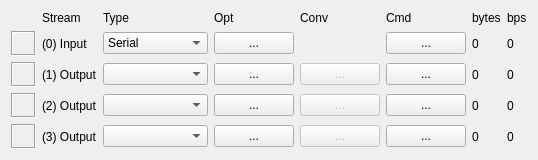
       <widget class="QWidget" name="Panel1" native="true">
        <property name="enabled">
         <bool>true</bool>
        </property>
        <property name="toolTip">
         <string/>
        </property>
        <property name="layoutDirection">
         <enum>Qt::LeftToRight</enum>
        </property>
        <property name="text" stdset="0">
         <string/>
        </property>
        <layout class="QGridLayout" name="gridLayout">
         <item row="6" column="1">
          <widget class="QLabel" name="LabelOutput3">
           <property name="enabled">
            <bool>true</bool>
           </property>
           <property name="palette">
            <palette>
             <active>
              <colorrole role="WindowText">
               <brush brushstyle="SolidPattern">
                <color alpha="255">
                 <red>0</red>
                 <green>0</green>
                 <blue>0</blue>
                </color>
               </brush>
              </colorrole>
             </active>
             <inactive>
              <colorrole role="WindowText">
               <brush brushstyle="SolidPattern">
                <color alpha="255">
                 <red>0</red>
                 <green>0</green>
                 <blue>0</blue>
                </color>
               </brush>
              </colorrole>
             </inactive>
             <disabled>
              <colorrole role="WindowText">
               <brush brushstyle="SolidPattern">
                <color alpha="255">
                 <red>0</red>
                 <green>0</green>
                 <blue>0</blue>
                </color>
               </brush>
              </colorrole>
             </disabled>
            </palette>
           </property>
           <property name="toolTip">
            <string/>
           </property>
           <property name="text">
            <string>(3) Output</string>
           </property>
          </widget>
         </item>
         <item row="0" column="1">
          <widget class="QLabel" name="Label5">
           <property name="enabled">
            <bool>true</bool>
           </property>
           <property name="toolTip">
            <string/>
           </property>
           <property name="text">
            <string>Stream</string>
           </property>
          </widget>
         </item>
         <item row="0" column="2">
          <widget class="QLabel" name="Label3">
           <property name="enabled">
            <bool>true</bool>
           </property>
           <property name="toolTip">
            <string/>
           </property>
           <property name="text">
            <string>Type</string>
           </property>
          </widget>
         </item>
         <item row="0" column="3">
          <widget class="QLabel" name="Label4">
           <property name="enabled">
            <bool>true</bool>
           </property>
           <property name="toolTip">
            <string/>
           </property>
           <property name="text">
            <string>Opt</string>
           </property>
          </widget>
         </item>
         <item row="0" column="6">
          <widget class="QLabel" name="Label1">
           <property name="enabled">
            <bool>true</bool>
           </property>
           <property name="toolTip">
            <string/>
           </property>
           <property name="text">
            <string>Cmd</string>
           </property>
          </widget>
         </item>
         <item row="0" column="8">
          <widget class="QLabel" name="Label6">
           <property name="enabled">
            <bool>true</bool>
           </property>
           <property name="toolTip">
            <string/>
           </property>
           <property name="text">
            <string>bytes</string>
           </property>
          </widget>
         </item>
         <item row="0" column="9">
          <widget class="QLabel" name="Label7">
           <property name="enabled">
            <bool>true</bool>
           </property>
           <property name="toolTip">
            <string/>
           </property>
           <property name="text">
            <string>bps</string>
           </property>
          </widget>
         </item>
         <item row="1" column="0">
          <widget class="QLabel" name="IndInput">
           <property name="enabled">
            <bool>true</bool>
           </property>
           <property name="minimumSize">
            <size>
             <width>25</width>
             <height>25</height>
            </size>
           </property>
           <property name="maximumSize">
            <size>
             <width>25</width>
             <height>25</height>
            </size>
           </property>
           <property name="toolTip">
            <string/>
           </property>
           <property name="layoutDirection">
            <enum>Qt::LeftToRight</enum>
           </property>
           <property name="frameShape">
            <enum>QFrame::Box</enum>
           </property>
           <property name="frameShadow">
            <enum>QFrame::Sunken</enum>
           </property>
           <property name="text">
            <string/>
           </property>
           <property name="alignment">
            <set>Qt::AlignCenter</set>
           </property>
          </widget>
         </item>
         <item row="1" column="1">
          <widget class="QLabel" name="LabelInput">
           <property name="enabled">
            <bool>true</bool>
           </property>
           <property name="palette">
            <palette>
             <active>
              <colorrole role="WindowText">
               <brush brushstyle="SolidPattern">
                <color alpha="255">
                 <red>0</red>
                 <green>0</green>
                 <blue>0</blue>
                </color>
               </brush>
              </colorrole>
             </active>
             <inactive>
              <colorrole role="WindowText">
               <brush brushstyle="SolidPattern">
                <color alpha="255">
                 <red>0</red>
                 <green>0</green>
                 <blue>0</blue>
                </color>
               </brush>
              </colorrole>
             </inactive>
             <disabled>
              <colorrole role="WindowText">
               <brush brushstyle="SolidPattern">
                <color alpha="255">
                 <red>0</red>
                 <green>0</green>
                 <blue>0</blue>
                </color>
               </brush>
              </colorrole>
             </disabled>
            </palette>
           </property>
           <property name="toolTip">
            <string/>
           </property>
           <property name="text">
            <string>(0) Input</string>
           </property>
          </widget>
         </item>
         <item row="1" column="2">
          <widget class="QComboBox" name="Input">
           <property name="enabled">
            <bool>true</bool>
           </property>
           <property name="toolTip">
            <string/>
           </property>
           <item>
            <property name="text">
             <string>Serial</string>
            </property>
           </item>
           <item>
            <property name="text">
             <string>TCP Client</string>
            </property>
           </item>
           <item>
            <property name="text">
             <string>TCP Server</string>
            </property>
           </item>
           <item>
            <property name="text">
             <string>NTRIP Client</string>
            </property>
           </item>
           <item>
            <property name="text">
             <string>File</string>
            </property>
           </item>
           <item>
            <property name="text">
             <string>FTP</string>
            </property>
           </item>
           <item>
            <property name="text">
             <string>HTTP</string>
            </property>
           </item>
          </widget>
         </item>
         <item row="1" column="3" colspan="2">
          <widget class="QPushButton" name="BtnInput">
           <property name="enabled">
            <bool>true</bool>
           </property>
           <property name="toolTip">
            <string/>
           </property>
           <property name="text">
            <string>...</string>
           </property>
           <property name="flat">
            <bool>false</bool>
           </property>
          </widget>
         </item>
         <item row="1" column="6">
          <widget class="QPushButton" name="BtnCmd">
           <property name="enabled">
            <bool>true</bool>
           </property>
           <property name="toolTip">
            <string/>
           </property>
           <property name="text">
            <string>...</string>
           </property>
           <property name="flat">
            <bool>false</bool>
           </property>
          </widget>
         </item>
         <item row="1" column="8">
          <widget class="QLabel" name="InputByte">
           <property name="enabled">
            <bool>true</bool>
           </property>
           <property name="palette">
            <palette>
             <active>
              <colorrole role="WindowText">
               <brush brushstyle="SolidPattern">
                <color alpha="255">
                 <red>0</red>
                 <green>0</green>
                 <blue>0</blue>
                </color>
               </brush>
              </colorrole>
             </active>
             <inactive>
              <colorrole role="WindowText">
               <brush brushstyle="SolidPattern">
                <color alpha="255">
                 <red>0</red>
                 <green>0</green>
                 <blue>0</blue>
                </color>
               </brush>
              </colorrole>
             </inactive>
             <disabled>
              <colorrole role="WindowText">
               <brush brushstyle="SolidPattern">
                <color alpha="255">
                 <red>0</red>
                 <green>0</green>
                 <blue>0</blue>
                </color>
               </brush>
              </colorrole>
             </disabled>
            </palette>
           </property>
           <property name="toolTip">
            <string/>
           </property>
           <property name="text">
            <string>0</string>
           </property>
          </widget>
         </item>
         <item row="1" column="9">
          <widget class="QLabel" name="InputBps">
           <property name="enabled">
            <bool>true</bool>
           </property>
           <property name="palette">
            <palette>
             <active>
              <colorrole role="WindowText">
               <brush brushstyle="SolidPattern">
                <color alpha="255">
                 <red>0</red>
                 <green>0</green>
                 <blue>0</blue>
                </color>
               </brush>
              </colorrole>
             </active>
             <inactive>
              <colorrole role="WindowText">
               <brush brushstyle="SolidPattern">
                <color alpha="255">
                 <red>0</red>
                 <green>0</green>
                 <blue>0</blue>
                </color>
               </brush>
              </colorrole>
             </inactive>
             <disabled>
              <colorrole role="WindowText">
               <brush brushstyle="SolidPattern">
                <color alpha="255">
                 <red>0</red>
                 <green>0</green>
                 <blue>0</blue>
                </color>
               </brush>
              </colorrole>
             </disabled>
            </palette>
           </property>
           <property name="toolTip">
            <string/>
           </property>
           <property name="text">
            <string>0</string>
           </property>
          </widget>
         </item>
         <item row="4" column="0">
          <widget class="QLabel" name="IndOutput1">
           <property name="enabled">
            <bool>true</bool>
           </property>
           <property name="minimumSize">
            <size>
             <width>25</width>
             <height>25</height>
            </size>
           </property>
           <property name="maximumSize">
            <size>
             <width>25</width>
             <height>25</height>
            </size>
           </property>
           <property name="toolTip">
            <string/>
           </property>
           <property name="layoutDirection">
            <enum>Qt::LeftToRight</enum>
           </property>
           <property name="frameShape">
            <enum>QFrame::Box</enum>
           </property>
           <property name="frameShadow">
            <enum>QFrame::Sunken</enum>
           </property>
           <property name="text">
            <string/>
           </property>
           <property name="alignment">
            <set>Qt::AlignCenter</set>
           </property>
          </widget>
         </item>
         <item row="4" column="1">
          <widget class="QLabel" name="LabelOutput1">
           <property name="enabled">
            <bool>true</bool>
           </property>
           <property name="palette">
            <palette>
             <active>
              <colorrole role="WindowText">
               <brush brushstyle="SolidPattern">
                <color alpha="255">
                 <red>0</red>
                 <green>0</green>
                 <blue>0</blue>
                </color>
               </brush>
              </colorrole>
             </active>
             <inactive>
              <colorrole role="WindowText">
               <brush brushstyle="SolidPattern">
                <color alpha="255">
                 <red>0</red>
                 <green>0</green>
                 <blue>0</blue>
                </color>
               </brush>
              </colorrole>
             </inactive>
             <disabled>
              <colorrole role="WindowText">
               <brush brushstyle="SolidPattern">
                <color alpha="255">
                 <red>0</red>
                 <green>0</green>
                 <blue>0</blue>
                </color>
               </brush>
              </colorrole>
             </disabled>
            </palette>
           </property>
           <property name="toolTip">
            <string/>
           </property>
           <property name="text">
            <string>(1) Output</string>
           </property>
          </widget>
         </item>
         <item row="4" column="2">
          <widget class="QComboBox" name="Output1">
           <property name="enabled">
            <bool>true</bool>
           </property>
           <property name="toolTip">
            <string/>
           </property>
           <item>
            <property name="text">
             <string/>
            </property>
           </item>
           <item>
            <property name="text">
             <string>Serial</string>
            </property>
           </item>
           <item>
            <property name="text">
             <string>TCP Client</string>
            </property>
           </item>
           <item>
            <property name="text">
             <string>TCP Server</string>
            </property>
           </item>
           <item>
            <property name="text">
             <string>NTRIP Server</string>
            </property>
           </item>
           <item>
            <property name="text">
             <string>File</string>
            </property>
           </item>
          </widget>
         </item>
         <item row="4" column="3" colspan="2">
          <widget class="QPushButton" name="BtnOutput1">
           <property name="enabled">
            <bool>true</bool>
           </property>
           <property name="toolTip">
            <string/>
           </property>
           <property name="text">
            <string>...</string>
           </property>
           <property name="flat">
            <bool>false</bool>
           </property>
          </widget>
         </item>
         <item row="4" column="8">
          <widget class="QLabel" name="Output1Byte">
           <property name="enabled">
            <bool>true</bool>
           </property>
           <property name="palette">
            <palette>
             <active>
              <colorrole role="WindowText">
               <brush brushstyle="SolidPattern">
                <color alpha="255">
                 <red>0</red>
                 <green>0</green>
                 <blue>0</blue>
                </color>
               </brush>
              </colorrole>
             </active>
             <inactive>
              <colorrole role="WindowText">
               <brush brushstyle="SolidPattern">
                <color alpha="255">
                 <red>0</red>
                 <green>0</green>
                 <blue>0</blue>
                </color>
               </brush>
              </colorrole>
             </inactive>
             <disabled>
              <colorrole role="WindowText">
               <brush brushstyle="SolidPattern">
                <color alpha="255">
                 <red>0</red>
                 <green>0</green>
                 <blue>0</blue>
                </color>
               </brush>
              </colorrole>
             </disabled>
            </palette>
           </property>
           <property name="toolTip">
            <string/>
           </property>
           <property name="text">
            <string>0</string>
           </property>
          </widget>
         </item>
         <item row="4" column="9">
          <widget class="QLabel" name="Output1Bps">
           <property name="enabled">
            <bool>true</bool>
           </property>
           <property name="palette">
            <palette>
             <active>
              <colorrole role="WindowText">
               <brush brushstyle="SolidPattern">
                <color alpha="255">
                 <red>0</red>
                 <green>0</green>
                 <blue>0</blue>
                </color>
               </brush>
              </colorrole>
             </active>
             <inactive>
              <colorrole role="WindowText">
               <brush brushstyle="SolidPattern">
                <color alpha="255">
                 <red>0</red>
                 <green>0</green>
                 <blue>0</blue>
                </color>
               </brush>
              </colorrole>
             </inactive>
             <disabled>
              <colorrole role="WindowText">
               <brush brushstyle="SolidPattern">
                <color alpha="255">
                 <red>0</red>
                 <green>0</green>
                 <blue>0</blue>
                </color>
               </brush>
              </colorrole>
             </disabled>
            </palette>
           </property>
           <property name="toolTip">
            <string/>
           </property>
           <property name="text">
            <string>0</string>
           </property>
          </widget>
         </item>
         <item row="5" column="0">
          <widget class="QLabel" name="IndOutput2">
           <property name="enabled">
            <bool>true</bool>
           </property>
           <property name="minimumSize">
            <size>
             <width>25</width>
             <height>25</height>
            </size>
           </property>
           <property name="maximumSize">
            <size>
             <width>25</width>
             <height>25</height>
            </size>
           </property>
           <property name="toolTip">
            <string/>
           </property>
           <property name="layoutDirection">
            <enum>Qt::LeftToRight</enum>
           </property>
           <property name="frameShape">
            <enum>QFrame::Box</enum>
           </property>
           <property name="frameShadow">
            <enum>QFrame::Sunken</enum>
           </property>
           <property name="text">
            <string/>
           </property>
           <property name="alignment">
            <set>Qt::AlignCenter</set>
           </property>
          </widget>
         </item>
         <item row="5" column="1">
          <widget class="QLabel" name="LabelOutput2">
           <property name="enabled">
            <bool>true</bool>
           </property>
           <property name="palette">
            <palette>
             <active>
              <colorrole role="WindowText">
               <brush brushstyle="SolidPattern">
                <color alpha="255">
                 <red>0</red>
                 <green>0</green>
                 <blue>0</blue>
                </color>
               </brush>
              </colorrole>
             </active>
             <inactive>
              <colorrole role="WindowText">
               <brush brushstyle="SolidPattern">
                <color alpha="255">
                 <red>0</red>
                 <green>0</green>
                 <blue>0</blue>
                </color>
               </brush>
              </colorrole>
             </inactive>
             <disabled>
              <colorrole role="WindowText">
               <brush brushstyle="SolidPattern">
                <color alpha="255">
                 <red>0</red>
                 <green>0</green>
                 <blue>0</blue>
                </color>
               </brush>
              </colorrole>
             </disabled>
            </palette>
           </property>
           <property name="toolTip">
            <string/>
           </property>
           <property name="text">
            <string>(2) Output</string>
           </property>
          </widget>
         </item>
         <item row="5" column="2">
          <widget class="QComboBox" name="Output2">
           <property name="enabled">
            <bool>true</bool>
           </property>
           <property name="toolTip">
            <string/>
           </property>
           <item>
            <property name="text">
             <string/>
            </property>
           </item>
           <item>
            <property name="text">
             <string>Serial</string>
            </property>
           </item>
           <item>
            <property name="text">
             <string>TCP Client</string>
            </property>
           </item>
           <item>
            <property name="text">
             <string>TCP Server</string>
            </property>
           </item>
           <item>
            <property name="text">
             <string>NTRIP Server</string>
            </property>
           </item>
           <item>
            <property name="text">
             <string>File</string>
            </property>
           </item>
          </widget>
         </item>
         <item row="5" column="3" colspan="2">
          <widget class="QPushButton" name="BtnOutput2">
           <property name="enabled">
            <bool>true</bool>
           </property>
           <property name="toolTip">
            <string/>
           </property>
           <property name="text">
            <string>...</string>
           </property>
           <property name="flat">
            <bool>false</bool>
           </property>
          </widget>
         </item>
         <item row="5" column="8">
          <widget class="QLabel" name="Output2Byte">
           <property name="enabled">
            <bool>true</bool>
           </property>
           <property name="palette">
            <palette>
             <active>
              <colorrole role="WindowText">
               <brush brushstyle="SolidPattern">
                <color alpha="255">
                 <red>0</red>
                 <green>0</green>
                 <blue>0</blue>
                </color>
               </brush>
              </colorrole>
             </active>
             <inactive>
              <colorrole role="WindowText">
               <brush brushstyle="SolidPattern">
                <color alpha="255">
                 <red>0</red>
                 <green>0</green>
                 <blue>0</blue>
                </color>
               </brush>
              </colorrole>
             </inactive>
             <disabled>
              <colorrole role="WindowText">
               <brush brushstyle="SolidPattern">
                <color alpha="255">
                 <red>0</red>
                 <green>0</green>
                 <blue>0</blue>
                </color>
               </brush>
              </colorrole>
             </disabled>
            </palette>
           </property>
           <property name="toolTip">
            <string/>
           </property>
           <property name="text">
            <string>0</string>
           </property>
          </widget>
         </item>
         <item row="5" column="9">
          <widget class="QLabel" name="Output2Bps">
           <property name="enabled">
            <bool>true</bool>
           </property>
           <property name="palette">
            <palette>
             <active>
              <colorrole role="WindowText">
               <brush brushstyle="SolidPattern">
                <color alpha="255">
                 <red>0</red>
                 <green>0</green>
                 <blue>0</blue>
                </color>
               </brush>
              </colorrole>
             </active>
             <inactive>
              <colorrole role="WindowText">
               <brush brushstyle="SolidPattern">
                <color alpha="255">
                 <red>0</red>
                 <green>0</green>
                 <blue>0</blue>
                </color>
               </brush>
              </colorrole>
             </inactive>
             <disabled>
              <colorrole role="WindowText">
               <brush brushstyle="SolidPattern">
                <color alpha="255">
                 <red>0</red>
                 <green>0</green>
                 <blue>0</blue>
                </color>
               </brush>
              </colorrole>
             </disabled>
            </palette>
           </property>
           <property name="toolTip">
            <string/>
           </property>
           <property name="text">
            <string>0</string>
           </property>
          </widget>
         </item>
         <item row="6" column="0">
          <widget class="QLabel" name="IndOutput3">
           <property name="enabled">
            <bool>true</bool>
           </property>
           <property name="minimumSize">
            <size>
             <width>25</width>
             <height>25</height>
            </size>
           </property>
           <property name="maximumSize">
            <size>
             <width>25</width>
             <height>25</height>
            </size>
           </property>
           <property name="toolTip">
            <string/>
           </property>
           <property name="layoutDirection">
            <enum>Qt::LeftToRight</enum>
           </property>
           <property name="frameShape">
            <enum>QFrame::Box</enum>
           </property>
           <property name="frameShadow">
            <enum>QFrame::Sunken</enum>
           </property>
           <property name="text">
            <string/>
           </property>
           <property name="alignment">
            <set>Qt::AlignCenter</set>
           </property>
          </widget>
         </item>
         <item row="6" column="2">
          <widget class="QComboBox" name="Output3">
           <property name="enabled">
            <bool>true</bool>
           </property>
           <property name="toolTip">
            <string/>
           </property>
           <item>
            <property name="text">
             <string/>
            </property>
           </item>
           <item>
            <property name="text">
             <string>Serial</string>
            </property>
           </item>
           <item>
            <property name="text">
             <string>TCP Client</string>
            </property>
           </item>
           <item>
            <property name="text">
             <string>TCP Server</string>
            </property>
           </item>
           <item>
            <property name="text">
             <string>NTRIP Server</string>
            </property>
           </item>
           <item>
            <property name="text">
             <string>File</string>
            </property>
           </item>
          </widget>
         </item>
         <item row="6" column="3" colspan="2">
          <widget class="QPushButton" name="BtnOutput3">
           <property name="enabled">
            <bool>true</bool>
           </property>
           <property name="toolTip">
            <string/>
           </property>
           <property name="text">
            <string>...</string>
           </property>
           <property name="flat">
            <bool>false</bool>
           </property>
          </widget>
         </item>
         <item row="6" column="8">
          <widget class="QLabel" name="Output3Byte">
           <property name="enabled">
            <bool>true</bool>
           </property>
           <property name="palette">
            <palette>
             <active>
              <colorrole role="WindowText">
               <brush brushstyle="SolidPattern">
                <color alpha="255">
                 <red>0</red>
                 <green>0</green>
                 <blue>0</blue>
                </color>
               </brush>
              </colorrole>
             </active>
             <inactive>
              <colorrole role="WindowText">
               <brush brushstyle="SolidPattern">
                <color alpha="255">
                 <red>0</red>
                 <green>0</green>
                 <blue>0</blue>
                </color>
               </brush>
              </colorrole>
             </inactive>
             <disabled>
              <colorrole role="WindowText">
               <brush brushstyle="SolidPattern">
                <color alpha="255">
                 <red>0</red>
                 <green>0</green>
                 <blue>0</blue>
                </color>
               </brush>
              </colorrole>
             </disabled>
            </palette>
           </property>
           <property name="toolTip">
            <string/>
           </property>
           <property name="text">
            <string>0</string>
           </property>
          </widget>
         </item>
         <item row="6" column="9">
          <widget class="QLabel" name="Output3Bps">
           <property name="enabled">
            <bool>true</bool>
           </property>
           <property name="palette">
            <palette>
             <active>
              <colorrole role="WindowText">
               <brush brushstyle="SolidPattern">
                <color alpha="255">
                 <red>0</red>
                 <green>0</green>
                 <blue>0</blue>
                </color>
               </brush>
              </colorrole>
             </active>
             <inactive>
              <colorrole role="WindowText">
               <brush brushstyle="SolidPattern">
                <color alpha="255">
                 <red>0</red>
                 <green>0</green>
                 <blue>0</blue>
                </color>
               </brush>
              </colorrole>
             </inactive>
             <disabled>
              <colorrole role="WindowText">
               <brush brushstyle="SolidPattern">
                <color alpha="255">
                 <red>0</red>
                 <green>0</green>
                 <blue>0</blue>
                </color>
               </brush>
              </colorrole>
             </disabled>
            </palette>
           </property>
           <property name="toolTip">
            <string/>
           </property>
           <property name="text">
            <string>0</string>
           </property>
          </widget>
         </item>
         <item row="5" column="5">
          <widget class="QPushButton" name="BtnConv2">
           <property name="enabled">
            <bool>false</bool>
           </property>
           <property name="toolTip">
            <string/>
           </property>
           <property name="text">
            <string>...</string>
           </property>
           <property name="flat">
            <bool>false</bool>
           </property>
          </widget>
         </item>
         <item row="6" column="5">
          <widget class="QPushButton" name="BtnConv3">
           <property name="enabled">
            <bool>false</bool>
           </property>
           <property name="toolTip">
            <string/>
           </property>
           <property name="text">
            <string>...</string>
           </property>
           <property name="flat">
            <bool>false</bool>
           </property>
          </widget>
         </item>
         <item row="4" column="5">
          <widget class="QPushButton" name="BtnConv1">
           <property name="enabled">
            <bool>false</bool>
           </property>
           <property name="toolTip">
            <string/>
           </property>
           <property name="text">
            <string>...</string>
           </property>
           <property name="flat">
            <bool>false</bool>
           </property>
          </widget>
         </item>
         <item row="0" column="5">
          <widget class="QLabel" name="Label2">
           <property name="enabled">
            <bool>true</bool>
           </property>
           <property name="toolTip">
            <string/>
           </property>
           <property name="text">
            <string>Conv</string>
           </property>
          </widget>
         </item>
         <item row="4" column="6">
          <widget class="QPushButton" name="BtnCmd1">
           <property name="text">
            <string>...</string>
           </property>
          </widget>
         </item>
         <item row="5" column="6">
          <widget class="QPushButton" name="BtnCmd2">
           <property name="text">
            <string>...</string>
           </property>
          </widget>
         </item>
         <item row="6" column="6">
          <widget class="QPushButton" name="BtnCmd3">
           <property name="text">
            <string>...</string>
           </property>
          </widget>
         </item>
        </layout>
       </widget>
